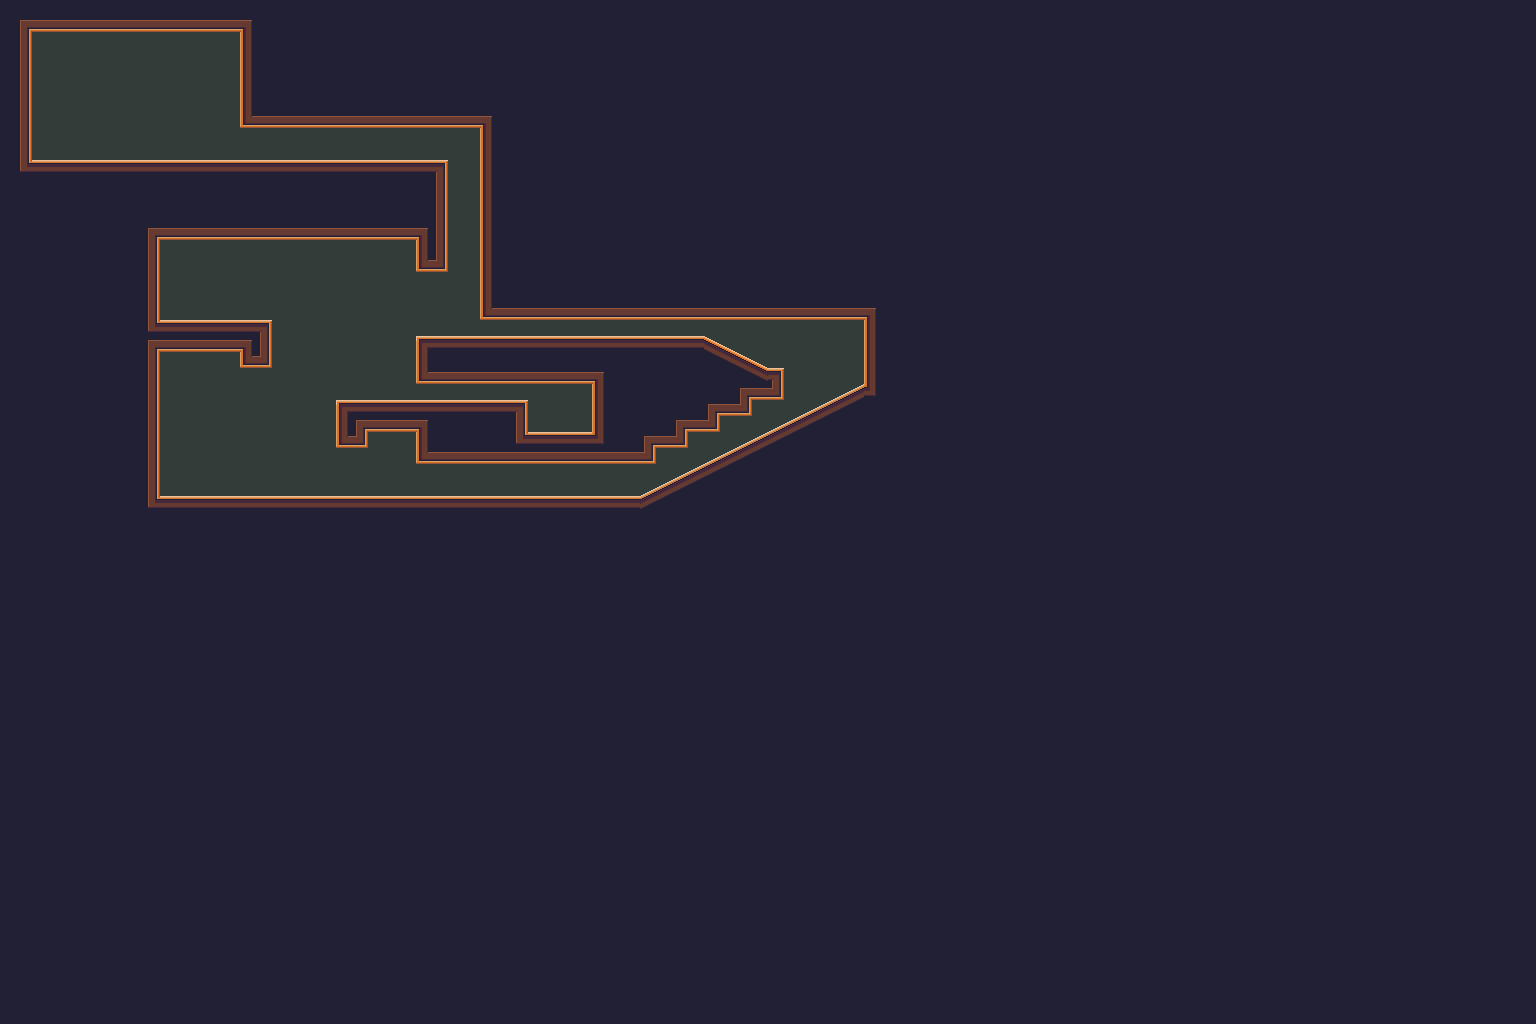

Rendered tile map (Tiled .tmx) drawn with the repository's tilesets; below, a short description and the map source with its tile grids summarised:
An orthogonal 96x64 tile map with 16x16 px tiles, 3 tile layers (Background, Midground, Foreground), 3 tilesets and 27 objects.

<map version="1.0" orientation="orthogonal" renderorder="right-down" width="96" height="64" tilewidth="16" tileheight="16" nextobjectid="7">
 <properties>
  <property name="unity:scale" value="0.0625" />
 </properties>
 <tileset firstgid="1" name="TestTileset" tilewidth="16" tileheight="16">
  <image source="../Sprites/Tilesets/TileMapTest001.png" width="160" height="144" />
  <terraintypes>
   <terrain name="Solid" tile="11" />
   <terrain name="Empty" tile="23" />
  </terraintypes>
  <tile id="0" terrain="1,1,1,0">
   <objectgroup draworder="index">
    <object id="0" x="0" y="0" width="16" height="16" />
   </objectgroup>
  </tile>
  <tile id="1" terrain="1,1,0,0">
   <objectgroup draworder="index">
    <object id="0" x="0" y="0" width="16" height="16" />
   </objectgroup>
  </tile>
  <tile id="2" terrain="1,1,0,1">
   <objectgroup draworder="index">
    <object id="0" x="0" y="0" width="16" height="16" />
   </objectgroup>
  </tile>
  <tile id="3" terrain="0,0,0,1">
   <objectgroup draworder="index">
    <object id="0" x="0" y="0" width="16" height="16" />
   </objectgroup>
  </tile>
  <tile id="4" terrain="0,0,1,0">
   <objectgroup draworder="index">
    <object id="0" x="0" y="0" width="16" height="16" />
   </objectgroup>
  </tile>
  <tile id="10" terrain="1,0,1,0">
   <objectgroup draworder="index">
    <object id="0" x="0" y="0" width="16" height="16" />
   </objectgroup>
  </tile>
  <tile id="11" terrain="0,0,0,0">
   <objectgroup draworder="index">
    <object id="0" x="0" y="0" width="16" height="16" />
   </objectgroup>
  </tile>
  <tile id="12" terrain="0,1,0,1">
   <objectgroup draworder="index">
    <object id="0" x="0" y="0" width="16" height="16" />
   </objectgroup>
  </tile>
  <tile id="13" terrain="0,1,0,0">
   <objectgroup draworder="index">
    <object id="0" x="0" y="0" width="16" height="16" />
   </objectgroup>
  </tile>
  <tile id="14" terrain="1,0,0,0">
   <objectgroup draworder="index">
    <object id="0" x="0" y="0" width="16" height="16" />
   </objectgroup>
  </tile>
  <tile id="20" terrain="1,0,1,1">
   <objectgroup draworder="index">
    <object id="0" x="0" y="0" width="16" height="16" />
   </objectgroup>
  </tile>
  <tile id="21" terrain="0,0,1,1">
   <objectgroup draworder="index">
    <object id="0" x="0" y="0" width="16" height="16" />
   </objectgroup>
  </tile>
  <tile id="22" terrain="0,1,1,1">
   <objectgroup draworder="index">
    <object id="0" x="0" y="0" width="16" height="16" />
   </objectgroup>
  </tile>
  <tile id="24">
   <objectgroup draworder="index">
    <object id="0" x="0" y="0" width="16" height="16" />
   </objectgroup>
  </tile>
  <tile id="30">
   <objectgroup draworder="index">
    <object id="0" x="0" y="16">
     <polygon points="0,0 16,0 16,-8" />
    </object>
   </objectgroup>
  </tile>
  <tile id="31">
   <objectgroup draworder="index">
    <object id="0" x="0" y="8">
     <polygon points="0,0 0,8 16,8 16,-8" />
    </object>
   </objectgroup>
  </tile>
  <tile id="32">
   <objectgroup draworder="index">
    <object id="0" x="0" y="16">
     <polygon points="0,0 16,0 16,-8 0,-16" />
    </object>
   </objectgroup>
  </tile>
  <tile id="33">
   <objectgroup draworder="index">
    <object id="0" x="16" y="16">
     <polygon points="0,0 -16,-8 -16,0" />
    </object>
   </objectgroup>
  </tile>
  <tile id="34" terrain="1,1,1,1" />
  <tile id="40">
   <objectgroup draworder="index">
    <object id="0" x="0" y="0" width="16" height="16" />
   </objectgroup>
  </tile>
  <tile id="41">
   <objectgroup draworder="index">
    <object id="0" x="0" y="0" width="16" height="16" />
   </objectgroup>
  </tile>
  <tile id="42">
   <objectgroup draworder="index">
    <object id="0" x="0" y="0" width="16" height="16" />
   </objectgroup>
  </tile>
  <tile id="43">
   <objectgroup draworder="index">
    <object id="0" x="0" y="0" width="16" height="16" />
   </objectgroup>
  </tile>
 </tileset>
 <tileset firstgid="91" source="../Sprites/Tilesets/Objects.tsx" />
 <tileset firstgid="181" source="../Sprites/Tilesets/Robots.tsx" />
 <layer name="Background" width="96" height="64">
  <data>[6144 cells, 6144 non-empty, 1 distinct tile ids]</data>
 </layer>
 <layer name="Midground" width="96" height="64">
  <data>[6144 cells, 6144 non-empty, 22 distinct tile ids]</data>
 </layer>
 <objectgroup name="Interactions">
  <object id="1" gid="181" x="96" y="160" />
  <object id="3" gid="183" x="544" y="432" />
  <object id="4" gid="94" x="192" y="320" />
  <object id="5" gid="95" x="240" y="496" />
  <object id="6" gid="182" x="208" y="496" />
 </objectgroup>
 <layer name="Foreground" width="96" height="64">
  <data>[6144 cells, 0 non-empty, 0 distinct tile ids]</data>
 </layer>
</map>
